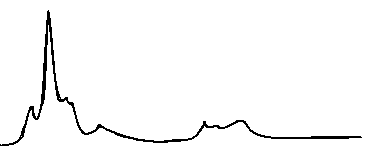
#> input picture DLS I09 may 2016/Mn-valences/Mn(II)-fromMnO.bmp, 390 x 146 px
$ python image.py   (Python 2 division)
#> lines starting #> are read from the running program, lines starting #| are printed output that depends on the picture; after the words box and inside, x2 and y2 are one past the last pixel; in counts of white or black regions, pixels touching at a corner belong together
from scipy import misc
import matplotlib.pyplot as plt
import numpy as np
import cv2

MnII = cv2.imread('Mn(II)-fromMnO.bmp')
#> MnII is the input picture: shape (146, 390, 3); 97.3% white; black in thin lines or dots, all inside (x1, y1, x2, y2) = (0, 10, 362, 146)
MnIII = cv2.imread('Mn(III)-fromLaMnO_3.bmp')
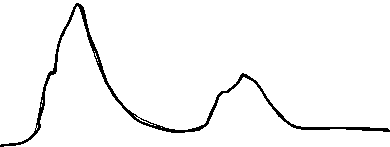
#> input picture DLS I09 may 2016/Mn-valences/Mn(III)-fromLaMnO_3.bmp, 390 x 147 px
#> MnIII is the input picture: shape (147, 390, 3); 96.6% white; 1 black region, box (x1, y1, x2, y2) and area: (0, 3, 390, 147) 1934
MnIV = cv2.imread('Mn(IV)-fromSrMnO_3.bmp')
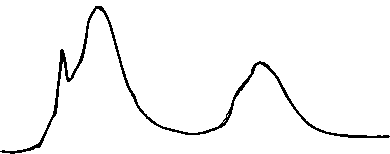
#> input picture DLS I09 may 2016/Mn-valences/Mn(IV)-fromSrMnO_3.bmp, 390 x 154 px
#> MnIV is the input picture: shape (154, 390, 3); 96.8% white; black in thin lines or dots

def imgToData(img):
    nrPoints = len(img)
#> nrPoints = 146
    data = img.transpose()[0]
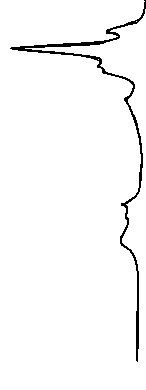
#> data: shape (390, 146); 97.3% white; black in thin lines or dots, all inside (x1, y1, x2, y2) = (10, 0, 146, 362)
    spectrum = [0 for q in data]
#> spectrum = 390 values from 0 to 0
    for n, line in enumerate(data):
        l = []
        for i, point in enumerate(line):
            if point == 0:
                l.append(nrPoints-i)
        spectrum[n] = np.average(l)
#> after the loop, spectrum = 390 items, first 6: 1.5, 1, 1.5, 1.5, 1.5, 1.5

    return spectrum

# Convert data
MnIISpect = imgToData(MnII)
#> MnIISpect = 390 items, first 6: 1.5, 1, 1.5, 1.5, 1.5, 1.5
MnIIISpect = imgToData(MnIII)
#> in imgToData (call 2), `nrPoints = len(img)`: nrPoints = 147
#> in imgToData (call 2), `data = img.transpose()[0]`:
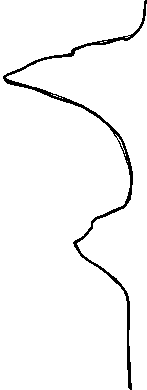
#> data: shape (390, 147); 96.6% white; 1 black region, box (x1, y1, x2, y2) and area: (3, 0, 147, 390) 1934
#> in imgToData (call 2), `spectrum = [0 for q in data]`: spectrum = 390 values from 0 to 0
#> after the loop in imgToData (call 2), `for n, line in enumerate(data):`: spectrum = 390 values, max 143 at index 77, min 1.5 at index 0, mean 40.53
#> MnIIISpect has the same summary as spectrum in imgToData
MnIVSpect = imgToData(MnIV)
#> in imgToData (call 3), `nrPoints = len(img)`: nrPoints = 154
#> in imgToData (call 3), `data = img.transpose()[0]`:
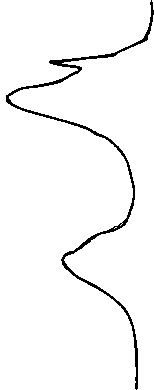
#> data: shape (390, 154); 96.8% white; black in thin lines or dots
#> in imgToData (call 3), `spectrum = [0 for q in data]`: spectrum = 390 values from 0 to 0
#> after the loop in imgToData (call 3), `for n, line in enumerate(data):`: spectrum = 390 values, max 147 at index 96, min 2 at index 10, mean 46.88
#> MnIVSpect has the same summary as spectrum in imgToData

def frange(start, stop, length):
#> called with start = 637, stop = 662, length = 390
    i = start
    l = []
    step = (stop-start)/float(length)
    for n in range(length):
        l.append(i)
        i += step
    return l

energy = frange(637, 662, 390)

print MnIISpect
#> (printed output is left out)
print MnIIISpect
#> (printed output is left out)
print MnIVSpect
#> (printed output is left out)
print energy

# Plot data
plt.plot(energy, MnIISpect)
plt.plot(energy, MnIIISpect)
plt.plot(energy, MnIVSpect)
plt.show()
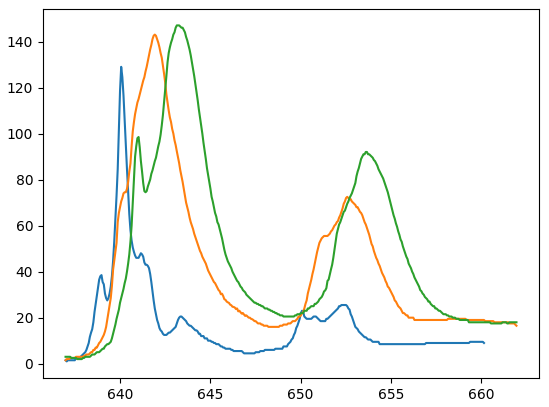
#> figure drawn by matplotlib, 1 panel; curve peaks at x = 641.9, y = 143; curve peaks at x = 643.2, y = 147
